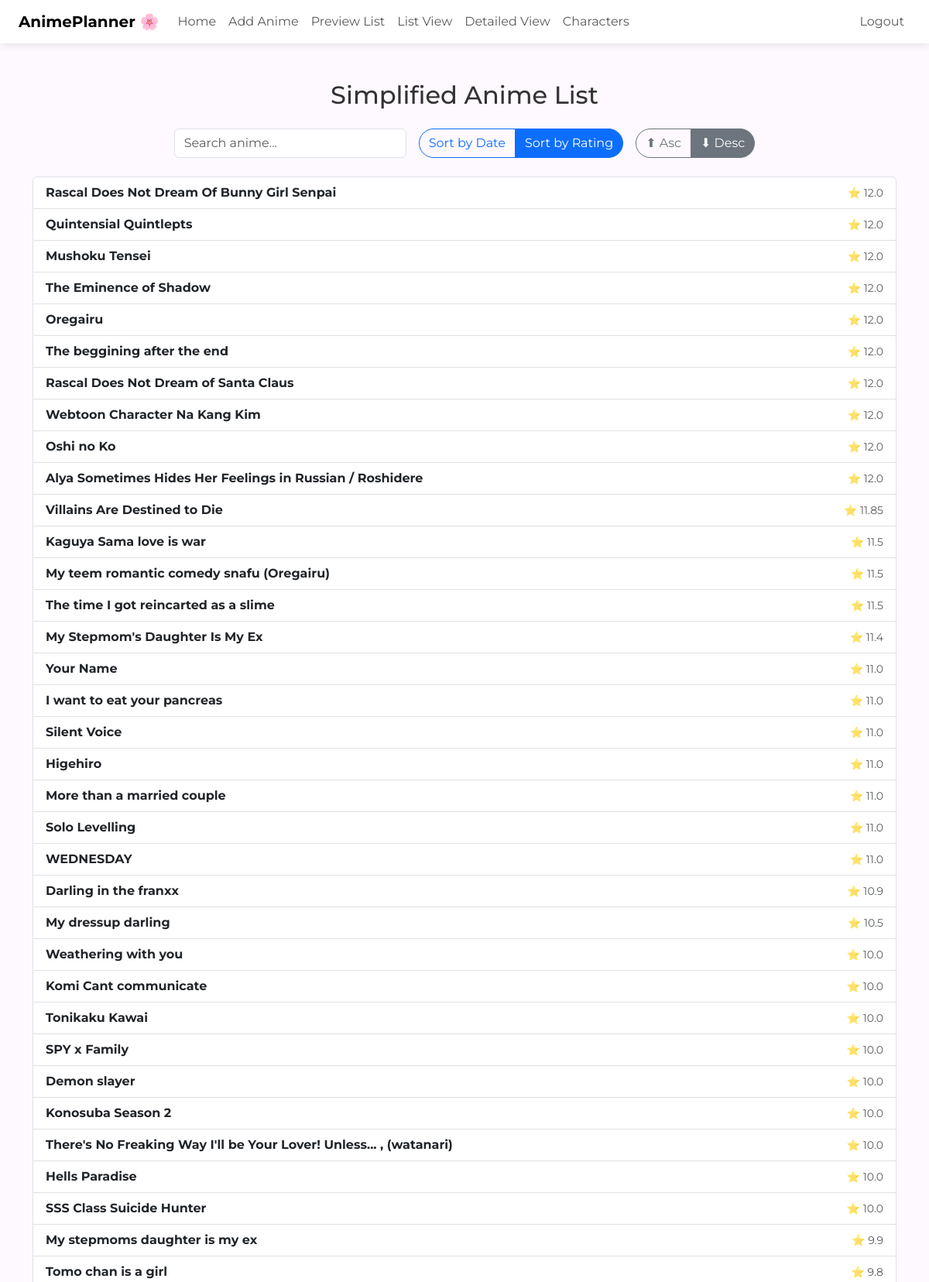
The app's page /list (signed in, upper part) with its own data.
### tables this page shows
CREATE TABLE anime (
            id INTEGER PRIMARY KEY AUTOINCREMENT,
            title TEXT NOT NULL,
            rating REAL,
            thoughts TEXT,
            date TEXT,
            sequel TEXT,
            details_url TEXT,
            background_url TEXT,
            user_id INTEGER, poster_url TEXT,
            FOREIGN KEY(user_id) REFERENCES users(id) ON DELETE SET NULL
        );

### app.py (the view)
@app.route("/list")
@login_required
def list_view():
    sort_by = request.args.get("sort", "rating")  # default: rating
    order = request.args.get("order", "desc")     # default: descending
    filter_null = request.args.get("filter", "nonull")  # default: filter out NULLs
    if sort_by not in {"date", "rating"}:
        sort_by = "rating"
    if order not in {"asc", "desc"}:
        order = "desc"
    if filter_null not in {"nonull", "all"}:
        filter_null = "nonull"
    sort_column = "rating" if sort_by == "rating" else "date"
    user_id = session.get("user_id")
    base_query = "SELECT id, title, rating, date FROM anime WHERE user_id = ?"
    if filter_null == "nonull":
        base_query += f" AND {sort_column} IS NOT NULL"
    base_query += f" ORDER BY {sort_column} {order.upper()}"
    conn = get_db()
    db = conn.cursor()
    db.execute(base_query, (user_id,))
    anime_list = db.fetchall()
    db.close()
    conn.close()
    return render_template("list.html",
        anime_list=anime_list,
        sort_by=sort_by,
        order=order,
        filter_null=filter_null
    )

### app.py (called while the page is built)
def login_required(f):
    @wraps(f)
    def wrapper(*args, **kwargs):
        if "user_id" not in session:
            flash("Login required.")
            return redirect("/login")
        return f(*args, **kwargs)
    return wrapper

def get_db():
    return sqlite3.connect("anime.db")

### templates/list.html (shortened to what this page needs)
{% extends "layout.html" %}
{% block main %}
<h2 class="mb-4 text-center">Simplified Anime List</h2>
<div class="d-flex justify-content-center gap-3 flex-wrap mb-4">
    <input type="text" id="searchBox" class="form-control" placeholder="Search anime..." style="max-width: 300px;">
    <div class="btn-group">
        <a href="{{ url_for('list_view', sort='date', order=order, filter=filter_null) }}"
           class="btn btn-outline-primary {% if sort_by == 'date' %}active{% endif %}">
           Sort by Date
        </a>
        <a href="{{ url_for('list_view', sort='rating', order=order, filter=filter_null) }}"
           class="btn btn-outline-primary {% if sort_by == 'rating' %}active{% endif %}">
           Sort by Rating
        </a>
    </div>
    <div class="btn-group">
        <a href="{{ url_for('list_view', sort=sort_by, order='asc', filter=filter_null) }}"
           class="btn btn-outline-secondary {% if order == 'asc' %}active{% endif %}">⬆ Asc</a>
        <a href="{{ url_for('list_view', sort=sort_by, order='desc', filter=filter_null) }}"
           class="btn btn-outline-secondary {% if order == 'desc' %}active{% endif %}">⬇ Desc</a>
    </div>
</div>
<ul class="list-group" id="animeList">
    {% for anime in anime_list %}
        <a href="/preview#anime-{{ anime[0] }}"
           class="list-group-item list-group-item-action d-flex justify-content-between align-items-center anime-entry">
            <strong>{{ anime[1] }}</strong>
            <span class="text-muted small">
                {% if sort_by == 'rating' %}
                    ⭐ {{ anime[2] if anime[2] else "N/A" }}
                {% else %}
                    {{ anime[3]|datetimeformat('%b %Y') if anime[3] else "No Date" }}
                {% endif %}
            </span>
        </a>
    {% endfor %}
</ul>
{% endblock %}

### templates/layout.html (shortened to what this page needs)
<!DOCTYPE html>
<html lang="en">
<head>
    <link href="https://cdn.jsdelivr.net/npm/bootstrap@5.3.3/dist/css/bootstrap.min.css" rel="stylesheet">
    <link rel="stylesheet" href="/static/style.css">
    <link rel="stylesheet" href="https://cdn.jsdelivr.net/npm/swiper@11/swiper-bundle.min.css" />
</head>
<body>
    <nav class="navbar navbar-expand-md navbar-light bg-white px-4">
        <a class="navbar-brand fw-bold" href="/">AnimePlanner 🌸</a>
        <div class="collapse navbar-collapse" id="navbarMenu">
            <ul class="navbar-nav me-auto">
                <li class="nav-item"><a class="nav-link" href="/">Home</a></li>
                <li class="nav-item"><a class="nav-link" href="/add">Add Anime</a></li>
                <li class="nav-item"><a class="nav-link" href="/preview">Preview List</a></li>
                <li class="nav-item"><a class="nav-link" href="/list">List View</a></li>
                <li class="nav-item"><a class="nav-link" href="{{ url_for('list_detail') }}">Detailed View</a></li>
                <li class="nav-item"><a class="nav-link" href="/characters">Characters</a></li>
            </ul>
            <ul class="navbar-nav ms-auto">
                {% if session.get('user_id') %}
                    <li class="nav-item"><a class="nav-link" href="/logout">Logout</a></li>
                {% else %}
                    <li class="nav-item"><a class="nav-link" href="/login">Login</a></li>
                    <li class="nav-item"><a class="nav-link" href="/register">Register</a></li>
                {% endif %}
            </ul>
        </div>
    </nav>
    <main class="container my-5">
        {% block main %}{% endblock %}
    </main>
</body>
</html>

### static/style.css (style rules this page uses)
body { background-color: #fdf9ff; color: #333; }
.btn { border-radius: 2rem; }
a { text-decoration: none; }

### templates/layout.html (style rules this page uses)
body { font-family: 'Montserrat', sans-serif; background-color: #fdf9ff; color: #333; }
nav.navbar { box-shadow: 0 2px 10px rgba(0,0,0,0.1); }

### records on screen
anime: title "Rascal Does Not Dream Of Bunny Girl Senpai", rating "12.0"
anime: title "Quintensial Quintlepts", rating "12.0"
anime: title "Mushoku Tensei", rating "12.0"
anime: title "The Eminence of Shadow", rating "12.0"
anime: title "Oregairu", rating "12.0"
anime: title "The beggining after the end", rating "12.0"
anime: title "Rascal Does Not Dream of Santa Claus", rating "12.0"
anime: title "Webtoon Character Na Kang Kim", rating "12.0"
anime: title "Oshi no Ko", rating "12.0"
anime: title "Alya Sometimes Hides Her Feelings in Russian / Roshidere", rating "12.0"
anime: title "Villains Are Destined to Die", rating "11.85"
anime: title "Kaguya Sama love is war", rating "11.5"
anime: title "My teem romantic comedy snafu (Oregairu)", rating "11.5"
anime: title "The time I got reincarted as a slime", rating "11.5"
anime: title "My Stepmom's Daughter Is My Ex", rating "11.4"
anime: title "Your Name", rating "11.0"
anime: title "I want to eat your pancreas", rating "11.0"
anime: title "Silent Voice", rating "11.0"
anime: title "Higehiro", rating "11.0"
anime: title "More than a married couple", rating "11.0"
anime: title "Solo Levelling", rating "11.0"
anime: title "WEDNESDAY", rating "11.0"
anime: title "Darling in the franxx", rating "10.9"
anime: title "My dressup darling", rating "10.5"
anime: title "Weathering with you", rating "10.0"
anime: title "Komi Cant communicate", rating "10.0"
anime: title "Tonikaku Kawai", rating "10.0"
anime: title "SPY x Family", rating "10.0"
anime: title "Demon slayer", rating "10.0"
anime: title "Konosuba Season 2", rating "10.0"
anime: title "There's No Freaking Way I'll be Your Lover! Unless... , (watanari)", rating "10.0"
anime: title "Hells Paradise", rating "10.0"
anime: title "SSS Class Suicide Hunter", rating "10.0"
anime: title "My stepmoms daughter is my ex", rating "9.9"
anime: title "Tomo chan is a girl", rating "9.8"
